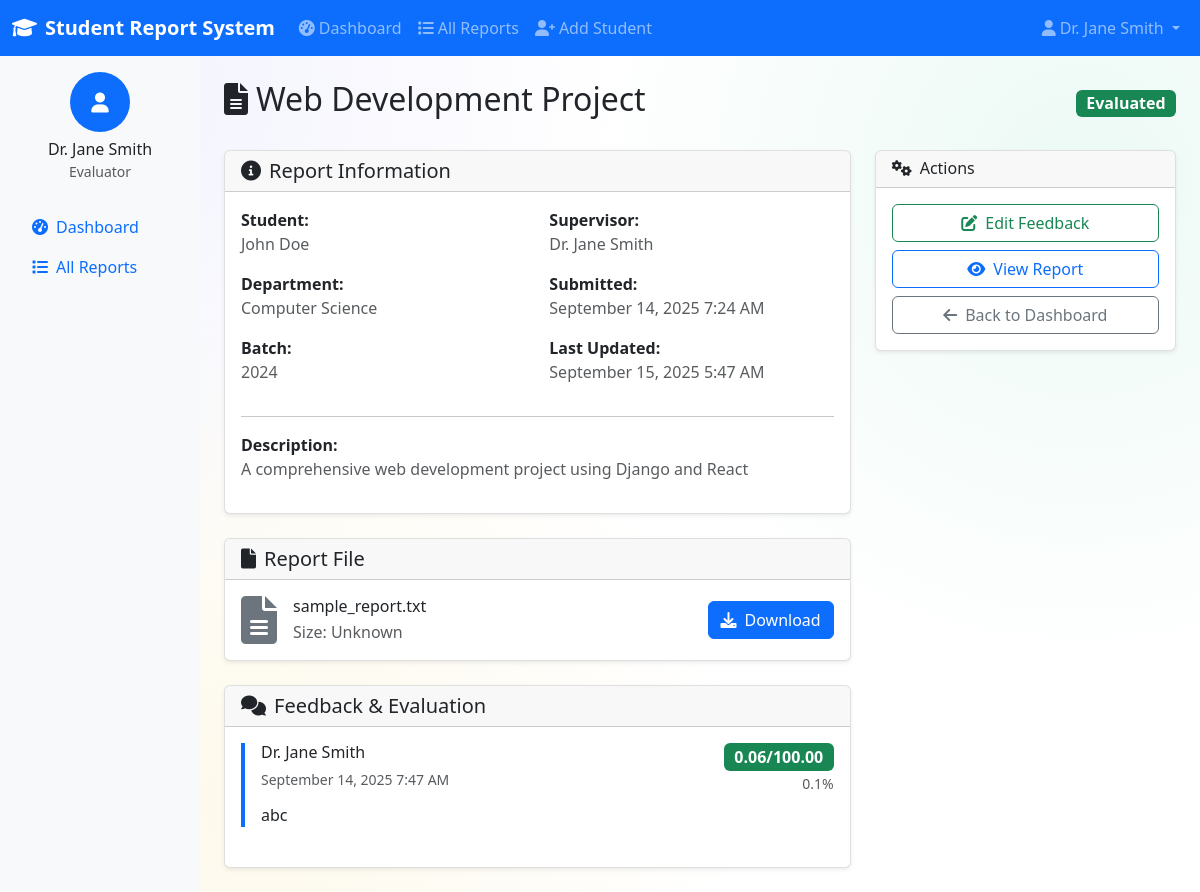
The page /reports/report/2/ (signed in) on the database its author committed.
### accounts/models.py (models this page shows, shortened)
class User(AbstractUser):
    ROLE_CHOICES = [
        ('student', 'Student'),
        ('evaluator', 'Evaluator'),
        ('admin', 'Admin'),
    ]
    role = models.CharField(max_length=20, choices=ROLE_CHOICES, default='student')
    student_id = models.CharField(max_length=20, blank=True, null=True, unique=True)
    department = models.CharField(max_length=100, blank=True, null=True)
    batch = models.CharField(max_length=20, blank=True, null=True)
    phone_number = models.CharField(max_length=15, blank=True, null=True)
    created_at = models.DateTimeField(auto_now_add=True)
    updated_at = models.DateTimeField(auto_now=True)
    @property
    def is_student(self):
        return self.role == 'student'
    @property
    def is_evaluator(self):
        return self.role == 'evaluator'
    @property
    def is_admin(self):
        return self.role == 'admin' or getattr(self, 'is_superuser', False)

### reports/models.py (models this page shows, shortened)
class ProjectReport(models.Model):
    STATUS_CHOICES = [
        ('submitted', 'Submitted'),
        ('under_review', 'Under Review'),
        ('evaluated', 'Evaluated'),
        ('rejected', 'Rejected'),
    ]
    title = models.CharField(max_length=200)
    description = models.TextField(blank=True, null=True)
    student = models.ForeignKey(User, on_delete=models.CASCADE, related_name='submitted_reports')
    department = models.CharField(max_length=100)
    batch = models.CharField(max_length=20)
    supervisor = models.CharField(max_length=100, blank=True, null=True)
    report_file = models.FileField(
        upload_to=upload_to_reports,
        validators=[FileExtensionValidator(allowed_extensions=['pdf', 'doc', 'docx', 'txt'])],
        help_text="Upload PDF, DOC, DOCX, or TXT files only"
    )
    status = models.CharField(max_length=20, choices=STATUS_CHOICES, default='submitted')
    submitted_at = models.DateTimeField(auto_now_add=True)
    updated_at = models.DateTimeField(auto_now=True)
    class Meta:
        ordering = ['-submitted_at']
        verbose_name = 'Project Report'
        verbose_name_plural = 'Project Reports'
    @property
    def filename(self):
        return os.path.basename(self.report_file.name)
    @property
    def file_size(self):
        try:
            return f"{self.report_file.size / 1024:.1f} KB"
        except:
            return "Unknown"

class Feedback(models.Model):
    report = models.ForeignKey(ProjectReport, on_delete=models.CASCADE, related_name='feedbacks')
    evaluator = models.ForeignKey(User, on_delete=models.CASCADE, related_name='given_feedbacks')
    comments = models.TextField()
    grade = models.DecimalField(max_digits=5, decimal_places=2, null=True, blank=True)
    max_grade = models.DecimalField(max_digits=5, decimal_places=2, default=100.00)
    created_at = models.DateTimeField(auto_now_add=True)
    updated_at = models.DateTimeField(auto_now=True)
    class Meta:
        ordering = ['-created_at']
        unique_together = ['report', 'evaluator']
    @property
    def grade_percentage(self):
        if self.grade and self.max_grade:
            return (self.grade / self.max_grade) * 100
        return 0

### reports/views.py (the view)
# urls.py: path('report/<int:report_id>/', views.report_detail, name='report_detail'),
@login_required
def report_detail(request, report_id):
    report = get_object_or_404(ProjectReport, id=report_id)
    if request.user.is_student and report.student != request.user:
        raise Http404("Access denied")
    feedbacks = Feedback.objects.filter(report=report).order_by('-created_at')
    user_feedback = None
    if request.user.is_evaluator:
        try:
            user_feedback = Feedback.objects.get(report=report, evaluator=request.user)
        except Feedback.DoesNotExist:
            pass
    evaluated_evaluator_ids = list(
        Feedback.objects.filter(report=report).values_list('evaluator_id', flat=True)
    )
    context = {
        'report': report,
        'feedbacks': feedbacks,
        'user_feedback': user_feedback,
        'evaluated_evaluator_ids': evaluated_evaluator_ids,
    }
    return render(request, 'reports/report_detail.html', context)

### templates/reports/report_detail.html (shortened to what this page needs)
{% extends 'base/base.html' %}
{% block content %}
<div class="d-flex justify-content-between align-items-center mb-4">
    <h2><i class="fas fa-file-alt me-2"></i>{{ report.title }}</h2>
    <div>
        {% if report.status == 'submitted' %}
            <span class="badge bg-secondary fs-6">Submitted</span>
        {% elif report.status == 'under_review' %}
            <span class="badge bg-warning fs-6">Under Review</span>
        {% elif report.status == 'evaluated' %}
            <span class="badge bg-success fs-6">Evaluated</span>
        {% elif report.status == 'rejected' %}
            <span class="badge bg-danger fs-6">Rejected</span>
        {% endif %}
    </div>
</div>
<div class="row">
    <div class="col-lg-8">
        <div class="card mb-4">
            <div class="card-header">
                <h5 class="card-title mb-0">
                    <i class="fas fa-info-circle me-2"></i>Report Information
                </h5>
            </div>
            <div class="card-body">
                <div class="row">
                    <div class="col-md-6">
                        <div class="mb-3">
                            <strong>Student:</strong>
                            <p class="text-muted mb-0">{{ report.student.get_full_name|default:report.student.username }}</p>
                        </div>
                        <div class="mb-3">
                            <strong>Department:</strong>
                            <p class="text-muted mb-0">{{ report.department }}</p>
                        </div>
                        <div class="mb-3">
                            <strong>Batch:</strong>
                            <p class="text-muted mb-0">{{ report.batch }}</p>
                        </div>
                    </div>
                    <div class="col-md-6">
                        {% if report.supervisor %}
                        <div class="mb-3">
                            <strong>Supervisor:</strong>
                            <p class="text-muted mb-0">{{ report.supervisor }}</p>
                        </div>
                        {% endif %}
                        <div class="mb-3">
                            <strong>Submitted:</strong>
                            <p class="text-muted mb-0">{{ report.submitted_at|date:"F d, Y g:i A" }}</p>
                        </div>
                        <div class="mb-3">
                            <strong>Last Updated:</strong>
                            <p class="text-muted mb-0">{{ report.updated_at|date:"F d, Y g:i A" }}</p>
                        </div>
                    </div>
                </div>
                {% if report.description %}
                <hr>
                <div class="mb-3">
                    <strong>Description:</strong>
                    <p class="text-muted">{{ report.description }}</p>
                </div>
                {% endif %}
            </div>
        </div>
        <div class="card mb-4">
            <div class="card-header">
                <h5 class="card-title mb-0">
                    <i class="fas fa-file me-2"></i>Report File
                </h5>
            </div>
            <div class="card-body">
                <div class="d-flex align-items-center">
                    <div class="me-3">
                        {% if report.filename|slice:"-4:" == ".pdf" %}
                            <i class="fas fa-file-pdf fa-3x text-danger"></i>
                        {% elif report.filename|slice:"-4:" == ".doc" or report.filename|slice:"-5:" == ".docx" %}
                            <i class="fas fa-file-word fa-3x text-primary"></i>
                        {% else %}
                            <i class="fas fa-file-alt fa-3x text-secondary"></i>
                        {% endif %}
                    </div>
                    <div class="flex-grow-1">
                        <h6 class="mb-1">{{ report.filename }}</h6>
                        <p class="text-muted mb-0">Size: {{ report.file_size }}</p>
                    </div>
                    <div>
                        <a href="{% url 'reports:view_report' report.id %}" class="btn btn-primary" target="_blank">
                            <i class="fas fa-download me-2"></i>Download
                        </a>
                    </div>
                </div>
            </div>
        </div>
        {% if feedbacks %}
        <div class="card">
            <div class="card-header">
                <h5 class="card-title mb-0">
                    <i class="fas fa-comments me-2"></i>Feedback & Evaluation
                </h5>
            </div>
            <div class="card-body">
                {% for feedback in feedbacks %}
                <div class="border-start border-4 border-primary ps-3 mb-4">
                    <div class="d-flex justify-content-between align-items-start mb-2">
                        <div>
                            <h6 class="mb-1">{{ feedback.evaluator.get_full_name|default:feedback.evaluator.username }}</h6>
                            <small class="text-muted">{{ feedback.created_at|date:"F d, Y g:i A" }}</small>
                        </div>
                        {% if feedback.grade %}
                        <div class="text-end">
                            <span class="badge bg-success fs-6">{{ feedback.grade }}/{{ feedback.max_grade }}</span>
                            <br>
                            <small class="text-muted">{{ feedback.grade_percentage|floatformat:1 }}%</small>
                        </div>
                        {% endif %}
                    </div>
                    <p class="mb-0">{{ feedback.comments|linebreaks }}</p>
                </div>
                {% endfor %}
            </div>
        </div>
        {% endif %}
    </div>
    <div class="col-lg-4">
        <div class="card mb-4">
            <div class="card-header">
                <h6 class="card-title mb-0">
                    <i class="fas fa-cogs me-2"></i>Actions
                </h6>
            </div>
            <div class="card-body">
                {% if user.is_evaluator and not user_feedback %}
                    <a href="{% url 'reports:give_feedback' report.id %}" class="btn btn-success w-100 mb-2">
                        <i class="fas fa-comment me-2"></i>Give Feedback
                    </a>
                {% elif user.is_evaluator and user_feedback %}
                    <a href="{% url 'reports:give_feedback' report.id %}" class="btn btn-outline-success w-100 mb-2">
                        <i class="fas fa-edit me-2"></i>Edit Feedback
                    </a>
                {% endif %}
                <a href="{% url 'reports:view_report' report.id %}" class="btn btn-outline-primary w-100 mb-2" target="_blank">
                    <i class="fas fa-eye me-2"></i>View Report
                </a>
                {% if user.is_student %}
                    <a href="{% url 'reports:student_dashboard' %}" class="btn btn-outline-secondary w-100">
                        <i class="fas fa-arrow-left me-2"></i>Back to Dashboard
                    </a>
                {% elif user.is_evaluator %}
                    <a href="{% url 'reports:evaluator_dashboard' %}" class="btn btn-outline-secondary w-100">
                        <i class="fas fa-arrow-left me-2"></i>Back to Dashboard
                    </a>
                {% elif user.is_admin %}
                    <a href="{% url 'reports:all_reports' %}" class="btn btn-outline-secondary w-100">
                        <i class="fas fa-arrow-left me-2"></i>Back to Reports
                    </a>
                {% endif %}
            </div>
        </div>
    </div>
</div>
{% endblock %}

### templates/base/base.html (shortened to what this page needs)
<!DOCTYPE html>
<html lang="en">
<head>
    <link href="https://cdn.jsdelivr.net/npm/bootstrap@5.3.0/dist/css/bootstrap.min.css" rel="stylesheet">
    <link href="https://cdnjs.cloudflare.com/ajax/libs/font-awesome/6.0.0/css/all.min.css" rel="stylesheet">
</head>
<body>
    <nav class="navbar navbar-expand-lg navbar-dark bg-primary">
        <div class="container-fluid">
            <a class="navbar-brand" href="{% url 'accounts:home' %}">
                <i class="fas fa-graduation-cap me-2"></i>Student Report System
            </a>
            {% if user.is_authenticated %}
            <div class="collapse navbar-collapse" id="navbarNav">
                <ul class="navbar-nav me-auto">
                    {% if user.is_student %}
                        <li class="nav-item">
                            <a class="nav-link" href="{% url 'reports:student_dashboard' %}">
                                <i class="fas fa-tachometer-alt me-1"></i>Dashboard
                            </a>
                        </li>
                        <li class="nav-item">
                            <a class="nav-link" href="{% url 'reports:submit_report' %}">
                                <i class="fas fa-upload me-1"></i>Submit Report
                            </a>
                        </li>
                    {% elif user.is_evaluator %}
                        <li class="nav-item">
                            <a class="nav-link" href="{% url 'reports:evaluator_dashboard' %}">
                                <i class="fas fa-tachometer-alt me-1"></i>Dashboard
                            </a>
                        </li>
                        <li class="nav-item">
                            <a class="nav-link" href="{% url 'reports:all_reports' %}">
                                <i class="fas fa-list me-1"></i>All Reports
                            </a>
                        </li>
                        <li class="nav-item">
                            <a class="nav-link" href="{% url 'reports:evaluator_add_student' %}">
                                <i class="fas fa-user-plus me-1"></i>Add Student
                            </a>
                        </li>
                    {% endif %}
                </ul>
                <ul class="navbar-nav">
                    <li class="nav-item dropdown">
                        <a class="nav-link dropdown-toggle" href="#" id="navbarDropdown" role="button" data-bs-toggle="dropdown">
                            <i class="fas fa-user me-1"></i>{{ user.get_full_name|default:user.username }}
                        </a>
                    </li>
                </ul>
            </div>
            {% endif %}
        </div>
    </nav>
    <div class="container-fluid">
        <div class="row">
            {% if user.is_authenticated %}
            <div class="col-md-3 col-lg-2 sidebar p-3">
                <div class="text-center mb-4">
                    <div class="bg-primary text-white rounded-circle d-inline-flex align-items-center justify-content-center" style="width: 60px; height: 60px;">
                        <i class="fas fa-user fa-lg"></i>
                    </div>
                    <h6 class="mt-2 mb-0">{{ user.get_full_name|default:user.username }}</h6>
                    <small class="text-muted">{{ user.get_role_display }}</small>
                </div>
                <nav class="nav flex-column">
                    {% if user.is_student %}
                        <a class="nav-link" href="{% url 'reports:student_dashboard' %}">
                            <i class="fas fa-tachometer-alt me-2"></i>Dashboard
                        </a>
                        <a class="nav-link" href="{% url 'reports:submit_report' %}">
                            <i class="fas fa-upload me-2"></i>Submit Report
                        </a>
                    {% elif user.is_evaluator %}
                        <a class="nav-link" href="{% url 'reports:evaluator_dashboard' %}">
                            <i class="fas fa-tachometer-alt me-2"></i>Dashboard
                        </a>
                        <a class="nav-link" href="{% url 'reports:all_reports' %}">
                            <i class="fas fa-list me-2"></i>All Reports
                        </a>
                    {% endif %}
                </nav>
            </div>
            <div class="col-md-9 col-lg-10 main-content p-4">
            {% else %}
            <div class="col-12 main-content p-4">
            {% endif %}
                {% block content %}{% endblock %}
            </div>
        </div>
    </div>
</body>
</html>

### rows shown on the page
User: get_full_name "Dr. Jane Smith", role "Evaluator"
ProjectReport: title "Web Development Project", student.get_full_name "John Doe", department "Computer Science", batch "2024", supervisor "Dr. Jane Smith", submitted_at "September 14, 2025 7:24 AM", updated_at "September 15, 2025 5:47 AM", description "A comprehensive web development project using Django and React", filename "sample_report.txt", file_size "Unknown"
Feedback: evaluator.get_full_name "Dr. Jane Smith", created_at "September 14, 2025 7:47 AM", grade "0.06", max_grade "100.00", grade_percentage "0.1", comments "abc"
